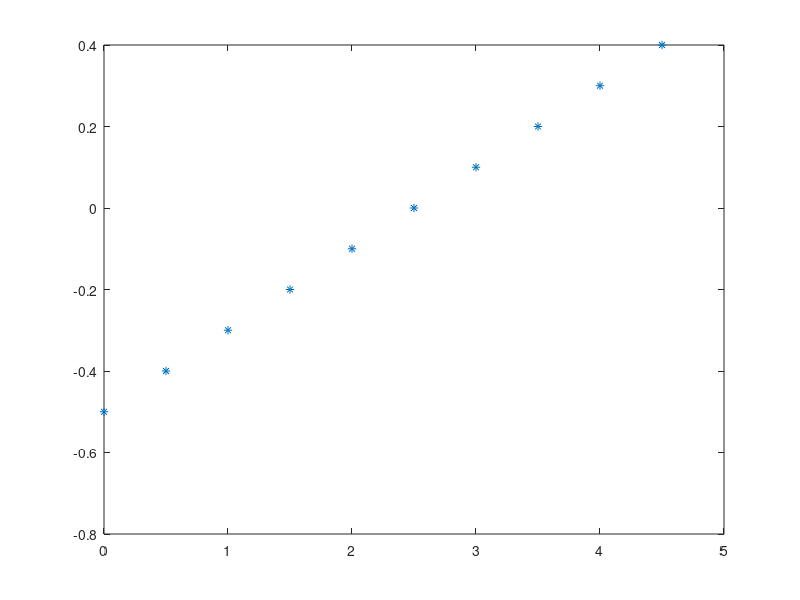

MATLAB code for this plot:
% Question 5
% controller_question_5.m
%
%
% !! Constants !!
% ** Wheel Radius (Using straight line simulation)
%   R = x_last_dist / last_odom_value * 64 * 1/2pi
%   x_last_dist = 2.2207, last_odom_value = 337
R               = 0.0671;

% ** Distance between wheels (Using stop one wheel simulation)
%   2pi*l_w = last_odom_value * 2piR/64
%   last_odom_value = 228, R = 0.0671
l_w             = 0.235;

% !! Initialize !!
% r_y = m*r_x + b
m               = 0.2;          % Slope
b               = -0.5;          % Offset
r_x             = [0:0.5:4.5];  % Desired x-position
r_y             = m*r_x + b;    % Desired y-position
k               = 1;            % Index for looping the coordinates
plot(r_x, r_y, '*')
u               = [4; 4];       % Voltage
y_prev          = [0; 0];       % robot odometry memory

p_x             = 0;            % x-position
p_y             = 0;            % y-position
phi             = 0;            % robot orientation
Pos_reached     = false;        % Flag for position reached

% PID Gains:
K_p             = 8;            % position